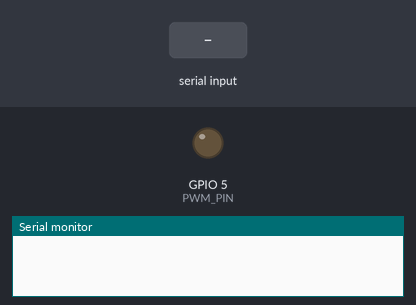
Bench run of a program on a simulated ESP32. Shown: output pins drawn as LEDs (lit = HIGH), the last lines printed to the serial monitor. Inputs (shaded band) come from the test bench.

Above: at 1.2 s.
1.3 s: "PWM:90\n" received over Serial
At 2.5 s:
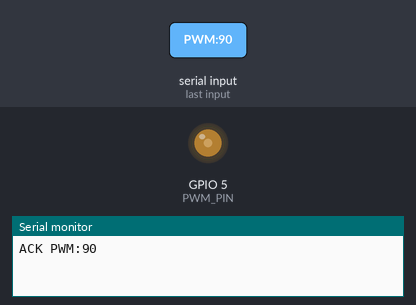
2.8 s: "READ\n" received over Serial
4.3 s: "90,45\n" received over Serial
Timing chart, 0 to 7.3 s (numbered marks = the images above; inputs shaded):
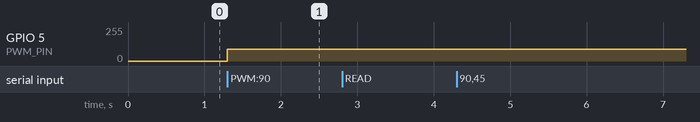

Measured:
- after the input at 1.3 s, GPIO 5 (PWM_PIN): 0/255 → 90/255 at once

The program:

main.cpp
```cpp
// ESP32 example firmware for the dashboard
// Works with Arduino IDE / Arduino-ESP32 core.
// Protocol examples the app understands:
//   CSV:   27.53,63.1
//   LBL:   TEMP:27.53,HUM:63.1
//   JSON:  {"temp":27.53,"hum":63.1}
// App will also send:
//   READ\n  -> respond with one sensor line
//   PWM:<0-255>\n  -> set PWM duty (example pin)

#include <Arduino.h>

// Fake sensors (replace with your real sensors)
float readTempC() {
  // TODO: return actual temperature
  return 25.0 + (millis() % 1000) / 100.0; // varies 25.00 - 34.99
}
float readHum() {
  // TODO: return actual humidity
  return 50.0 + (millis() % 500) / 10.0; // varies a bit
}

const int PWM_PIN = 5; // change as needed
int pwmValue = 0;

void setup() {
  Serial.begin(115200);
  // Configure PWM pin (ledc on ESP32)
  ledcSetup(0, 5000 /*Hz*/, 8 /*bits*/);
  ledcAttachPin(PWM_PIN, 0);
  ledcWrite(0, pwmValue);
}

void loop() {
  // Respond to host polling
  if (Serial.available()) {
    String line = Serial.readStringUntil('\n');
    line.trim();
    if (line.equalsIgnoreCase("READ")) {
      float t = readTempC();
      float h = readHum();
      // Choose ONE format; here we use labeled:
      Serial.print("TEMP:");
      Serial.print(t, 2);
      Serial.print(",HUM:");
      Serial.println(h, 2);
    } else if (line.startsWith("PWM:")) {
      int val = line.substring(4).toInt();
      val = constrain(val, 0, 255);
      pwmValue = val;
      ledcWrite(0, pwmValue);
      Serial.print("ACK PWM:");
      Serial.println(pwmValue);
    } else {
      Serial.print("ECHO:");
      Serial.println(line);
    }
  }

  // Optional: periodic push updates (uncomment to stream at 1 Hz)
  // static uint32_t last = 0;
  // if (millis() - last > 1000) {
  //   last = millis();
  //   float t = readTempC();
  //   float h = readHum();
  //   Serial.print("TEMP:");
  //   Serial.print(t, 2);
  //   Serial.print(",HUM:");
  //   Serial.println(h, 2);
  // }
}
```
